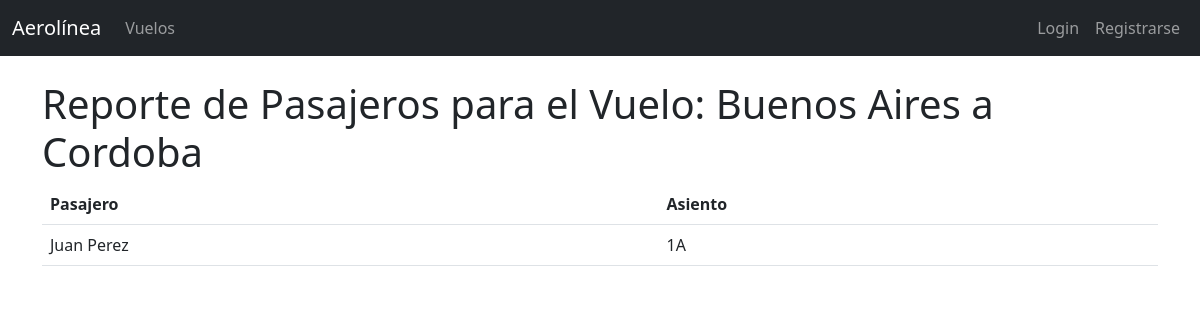
Page /reporte/vuelo/3/ on the earlier database version.
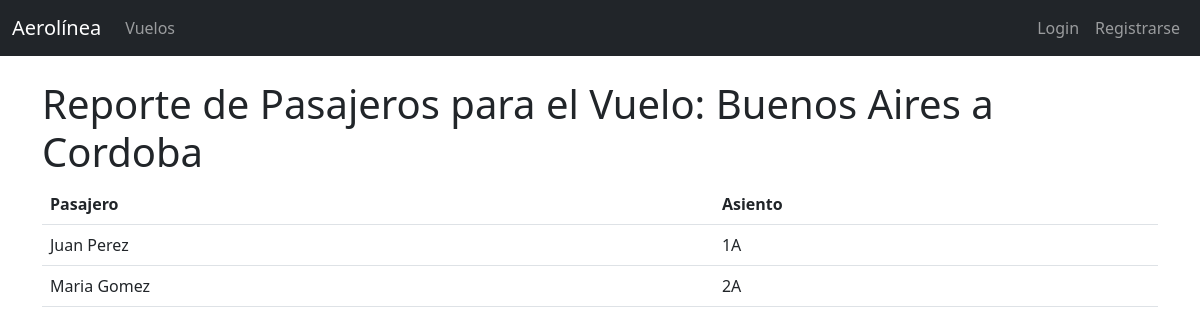
Same page on the later database version.
### gestion/models.py (models this page shows, shortened)
class Vuelo(models.Model):
    origen = models.CharField(max_length=100)
    destino = models.CharField(max_length=100)
    fecha_salida = models.DateTimeField()
    fecha_llegada = models.DateTimeField()
    precio = models.DecimalField(max_digits=10, decimal_places=2)
    avion = models.ForeignKey(Avion, on_delete=models.CASCADE, null=True)

class Reserva(models.Model):
    vuelo = models.ForeignKey(Vuelo, on_delete=models.CASCADE)
    pasajero = models.ForeignKey(Pasajero, on_delete=models.CASCADE)
    asiento = models.OneToOneField(Asiento, on_delete=models.CASCADE, null=True)
    fecha_reserva = models.DateTimeField(auto_now_add=True)

class Pasajero(models.Model):
    user = models.OneToOneField(User, on_delete=models.CASCADE)
    nombre = models.CharField(max_length=100)
    apellido = models.CharField(max_length=100)
    documento = models.CharField(max_length=20, null=True, unique=True)
    email = models.EmailField()
    telefono = models.CharField(max_length=20)

class Asiento(models.Model):
    ESTADOS = (
        ('disponible', 'Disponible'),
        ('reservado', 'Reservado'),
        ('ocupado', 'Ocupado'),
    )
    vuelo = models.ForeignKey(Vuelo, on_delete=models.CASCADE)
    numero = models.CharField(max_length=10)
    estado = models.CharField(max_length=20, choices=ESTADOS, default='disponible')

### gestion/views.py (the view)
# urls.py: path('reporte/vuelo/<int:vuelo_id>/', views.reporte_pasajeros_por_vuelo, name='reporte_pasajeros_por_vuelo'),
def reporte_pasajeros_por_vuelo(request, vuelo_id):
    vuelo_service = VueloService()
    vuelo, reservas = vuelo_service.get_reporte_pasajeros(vuelo_id)
    return render(request, 'gestion/reporte_pasajeros.html', {'vuelo': vuelo, 'reservas': reservas})

### gestion/repositories.py (called while the page is built)
    def get_by_id(self, vuelo_id):
        return Vuelo.objects.get(pk=vuelo_id)

    def get_by_vuelo(self, vuelo):
        return Reserva.objects.filter(vuelo=vuelo)

### gestion/services.py (called while the page is built)
    def get_reporte_pasajeros(self, vuelo_id):
        vuelo = self.vuelo_repository.get_by_id(vuelo_id)
        reservas = self.reserva_repository.get_by_vuelo(vuelo)
        return vuelo, reservas

### EFI/gestion/templates/gestion/reporte_pasajeros.html (shortened to what this page needs)
{% extends 'gestion/base.html' %}
{% block content %}
    <h1>Reporte de Pasajeros para el Vuelo: {{ vuelo.origen }} a {{ vuelo.destino }}</h1>
    <table class="table">
        <thead>
            <tr>
                <th>Pasajero</th>
                <th>Asiento</th>
            </tr>
        </thead>
        <tbody>
            {% for reserva in reservas %}
                <tr>
                    <td>{{ reserva.pasajero.nombre }} {{ reserva.pasajero.apellido }}</td>
                    <td>{{ reserva.asiento.numero }}</td>
                </tr>
            {% endfor %}
        </tbody>
    </table>
{% endblock %}

### EFI/gestion/templates/gestion/base.html (shortened to what this page needs)
<!DOCTYPE html>
<html>
<head>
    <link href="https://cdn.jsdelivr.net/npm/bootstrap@5.3.0/dist/css/bootstrap.min.css" rel="stylesheet">
</head>
<body>
    <nav class="navbar navbar-expand-lg navbar-dark bg-dark">
        <div class="container-fluid">
            <a class="navbar-brand" href="{% url 'lista_vuelos' %}">Aerolínea</a>
            <div class="collapse navbar-collapse" id="navbarNav">
                <ul class="navbar-nav">
                    <li class="nav-item">
                        <a class="nav-link" href="{% url 'lista_vuelos' %}">Vuelos</a>
                    </li>
                </ul>
                <ul class="navbar-nav ms-auto">
                    {% if user.is_authenticated %}
                        <li class="nav-item">
                            <a class="nav-link" href="{% url 'admin:index' %}">Admin</a>
                        </li>
                        <li class="nav-item">
                            <form action="{% url 'logout' %}" method="post" class="d-flex">
                                {% csrf_token %}
                                <button type="submit" class="btn btn-link nav-link">Logout</button>
                            </form>
                        </li>
                    {% else %}
                        <li class="nav-item">
                            <a class="nav-link" href="{% url 'login' %}">Login</a>
                        </li>
                        <li class="nav-item">
                            <a class="nav-link" href="{% url 'crear_pasajero' %}">Registrarse</a>
                        </li>
                    {% endif %}
                </ul>
            </div>
        </div>
    </nav>
    <div class="container mt-4">
        {% block content %}{% endblock %}
    </div>
</body>
</html>

Differences in the rows shown:
added Reserva: pasajero.nombre "Maria", pasajero.apellido "Gomez", asiento.numero "2A"
